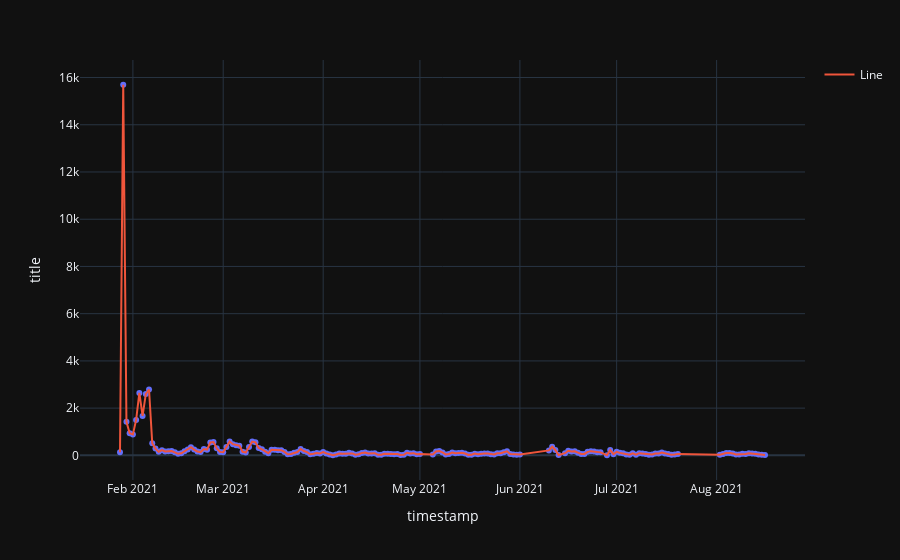

Notebook cell for this chart:
### Code cell
date_post_count_data = reddit_data.groupby('timestamp').count().reset_index()

date_post_count_plot = px.scatter(date_post_count_data, x = 'timestamp', y = 'title')
date_post_count_plot.add_scatter(x=date_post_count_data['timestamp'], y=date_post_count_data['title'], mode='lines', name='Line')
date_post_count_plot.update_layout(template="plotly_dark")
date_post_count_plot.show()

### Figure 1 — Plotly figure (JSON) as saved in the notebook; plotly's stock layout.template omitted (floating-point values rounded to 4 significant figures; data arrays with more than 128 entries replaced by an {"elided": "..."} marker saying what was removed)
{"data": [{"hovertemplate": "timestamp=%{x}<br>title=%{y}<extra></extra>", "legendgroup": "", "marker": {"color": "#636efa", "symbol": "circle"}, "mode": "markers", "name": "", "orientation": "v", "showlegend": false, "type": "scatter", "x": {"elided": "176 str values"}, "xaxis": "x", "y": {"elided": "176 int values"}, "yaxis": "y"}, {"mode": "lines", "name": "Line", "type": "scatter", "x": {"elided": "176 str values"}, "y": {"elided": "176 int values"}}], "layout": {"legend": {"tracegroupgap": 0}, "margin": {"t": 60}, "xaxis": {"anchor": "y", "domain": [0, 1], "title": {"text": "timestamp"}}, "yaxis": {"anchor": "x", "domain": [0, 1], "title": {"text": "title"}}}}
